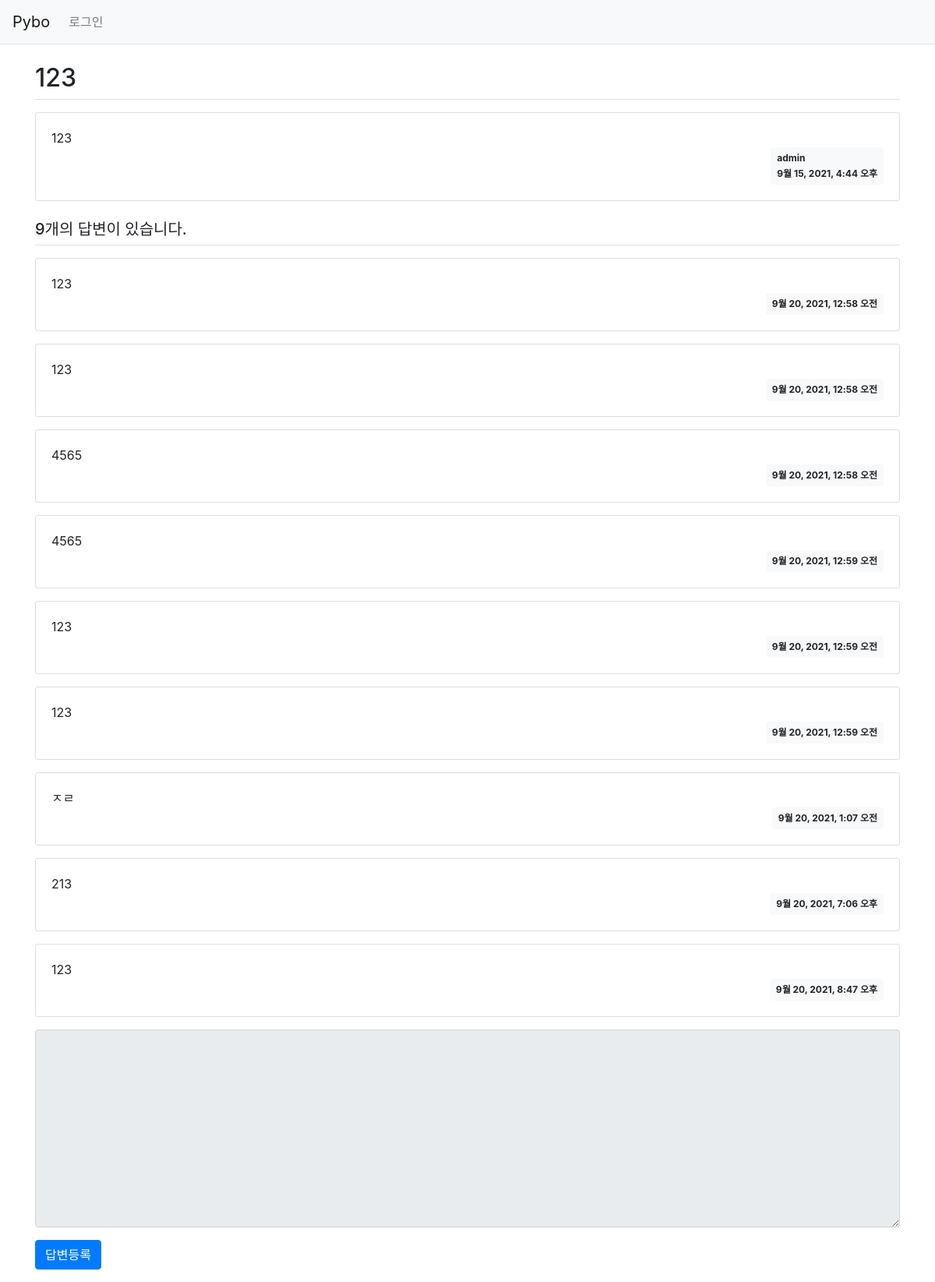
Screenshot of /pybo/1/ with the database file from the repository.
### pybo/models.py (models this page shows, shortened)
class Question(models.Model):
    author = models.ForeignKey(User, on_delete=models.CASCADE,null=True) #계정 삭제시 모든글 삭제
    subject = models.CharField(max_length=200) #제목의 최대 길이
    content = models.TextField()
    create_date = models.DateTimeField()

class Answer (models.Model):
    author = models.ForeignKey(User, on_delete=models.CASCADE,null=True)
    question = models.ForeignKey(Question,on_delete=models.CASCADE) #Question을 모델 속성으로
    content = models.TextField()
    create_date = models.DateTimeField()

### pybo/views.py (the view)
# urls.py: path('',views.index,name="index" ),#http://localhost:8000/pybo/ URL은 index, http://localhost:8000/pybo/2와 같은 URL에는 detail 이라는 이름을 부여했다.
def detail(request, question_id):    #질문의 내용 출력 함수
    question = get_object_or_404(Question, pk=question_id) # 페이지가 넘어가면 404 에러표시
    context={'question':question}
    return render (request,'pybo/question_detail.html',context)

### templates/pybo/question_detail.html (shortened to what this page needs)
{% extends 'base.html' %}
{% block content %}
<div class="container my-3">
    <h2 class="border-bottom py-2">{{ question.subject }}</h2>
    <div class="card my-3">
        <div class="card-body">
            <div class="card-text" style="white-space: pre-line;">{{ question.content }}</div>
            <div class="d-flex justify-content-end">
                <div class="badge badge-light p-2 text-left">
                    <div class="mb-2">{{ question.author.username }}</div>
                    <div>{{ question.create_date }}</div>
                </div>
            </div>
        </div>
    </div>
    <h5 class="border-bottom my-3 py-2">{{question.answer_set.count}}개의 답변이 있습니다.</h5>
    {% for answer in question.answer_set.all %}
    <div class="card my-3">
        <div class="card-body">
            <div class="card-text" style="white-space: pre-line;">{{ answer.content }}</div>
            <div class="d-flex justify-content-end">
                <div class="badge badge-light p-2">
                    {{ answer.create_date }}
                </div>
            </div>
        </div>
    </div>
    {% endfor %}
    <form action="{% url 'pybo:answer_create' question.id %}" method="post" class="my-3">
        <div class="form-group">
            <textarea {% if not user.is_authenticated %}disabled{% endif %}
              name="content" id="content" class="form-control" rows="10"></textarea>
        </div>
        <input type="submit" value="답변등록" class="btn btn-primary">
    </form>
</div>
{% endblock %}

### rows the page displays
Question: subject "123", content "123", author.username "admin", create_date "9월 15, 2021, 4:44 오후", answer_set.count "9"
Answer: content "123", create_date "9월 20, 2021, 12:58 오전"
Answer: content "123", create_date "9월 20, 2021, 12:58 오전"
Answer: content "4565", create_date "9월 20, 2021, 12:58 오전"
Answer: content "4565", create_date "9월 20, 2021, 12:59 오전"
Answer: content "123", create_date "9월 20, 2021, 12:59 오전"
Answer: content "123", create_date "9월 20, 2021, 12:59 오전"
Answer: content "ㅈㄹ", create_date "9월 20, 2021, 1:07 오전"
Answer: content "213", create_date "9월 20, 2021, 7:06 오후"
Answer: content "123", create_date "9월 20, 2021, 8:47 오후"
